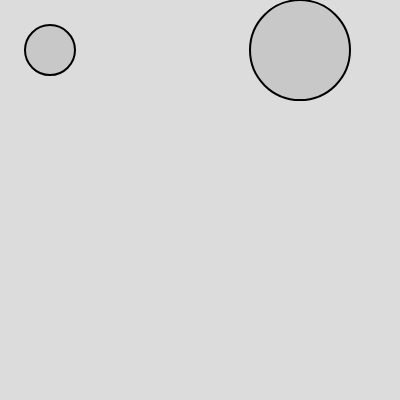
Frame 1 (no input)
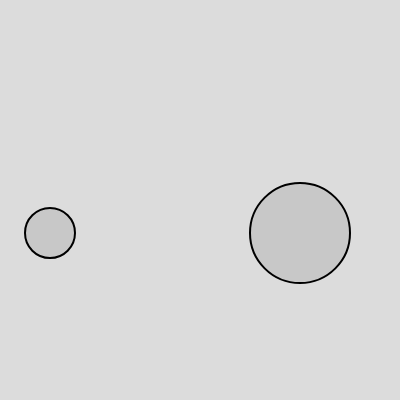
Frame 60 (no input)
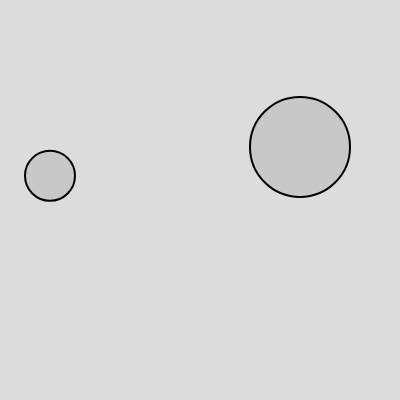
Frame 120 (the mouse pressed at the canvas centre since frame 60)

The p5.js sketch that drew these frames (run headless with seeded random() and noise() and a simulated clock; from frame 60 on, the mouse is pressed at the canvas centre):

// p5.js sketch
// ── sketch.js
let moverA, moverB
let gravity

function setup() {
  createCanvas(400, 400);
  
  moverA = new Mover(50, 50, 50)
  moverB = new Mover(300, 50, 100)
  
  gravity = createVector(0, 0.1)
}

function draw() {
  background(220);

  let gravityA = p5.Vector.mult(gravity, moverA.mass)
  moverA.applyForce(gravityA)
  moverA.update()
  moverA.draw()
  
  let gravityB = p5.Vector.mult(gravity, moverB.mass)
  moverB.applyForce(gravityB)
  moverB.update()
  moverB.draw()
}

// ── mover.js
class Mover{
    constructor(x, y, mass){
        this.position = createVector(x, y)
        this.velocity = createVector()
        this.acceleration = createVector()
        this.mass = mass
    }

    applyForce(force){
        let f = p5.Vector.div(force, this.mass)
        this.acceleration.add(f)
    }

    check_borders(){
        if(this.position.y + this.mass / 2 > height) {
            this.velocity.mult(-0.9)
        }
    }

    update(){
        this.velocity.add(this.acceleration)
        this.position.add(this.velocity)
        this.check_borders()
        this.acceleration.mult(0)
    }

    draw(){
        stroke(0)
        strokeWeight(2)
        fill(200)
        circle(this.position.x, this.position.y, this.mass)
    }
}
